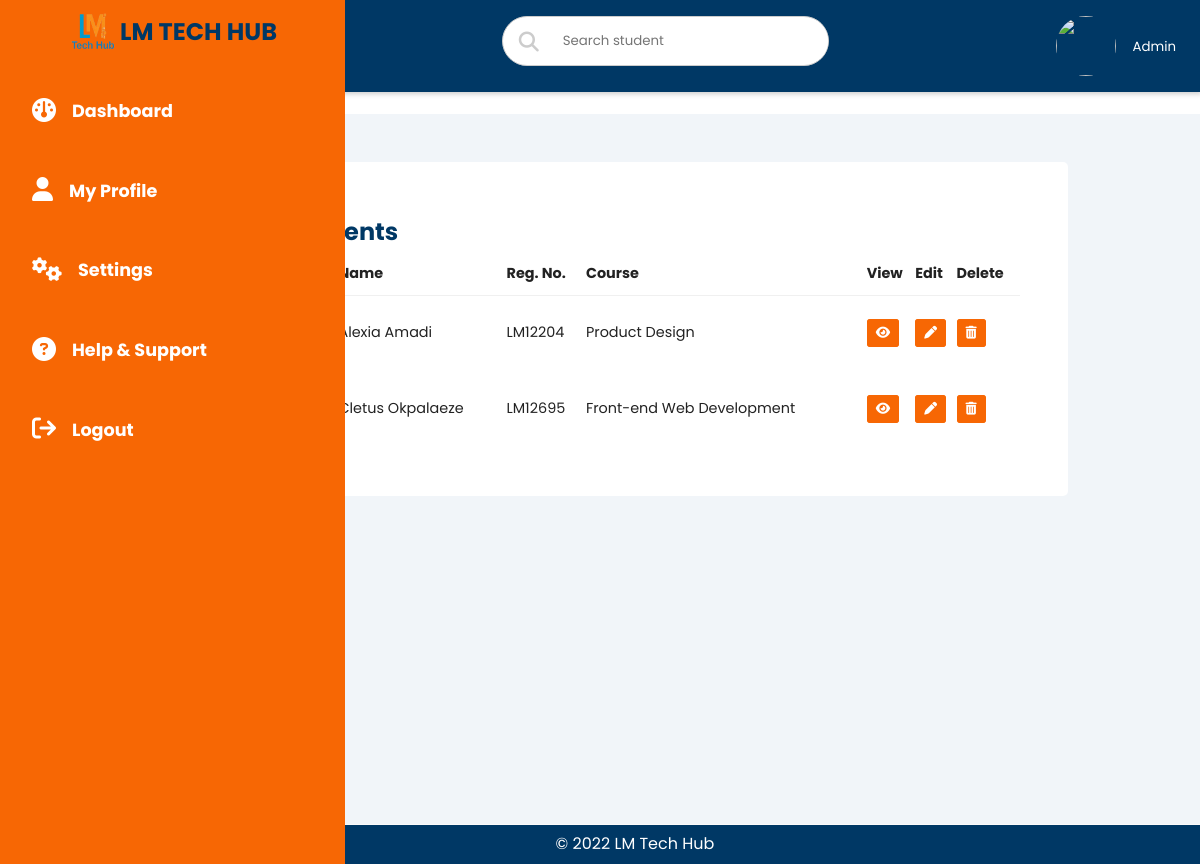
Page /users/admin/student.php on the committed database.
### tables this page shows
CREATE TABLE `studentdata` (
  `id` int(11) NOT NULL,
  `passport` varchar(120) NOT NULL,
  `fname` varchar(150) NOT NULL,
  `dob` date NOT NULL,
  `gender` varchar(20) NOT NULL,
  `phone` varchar(70) NOT NULL,
  `address` varchar(150) NOT NULL,
  `state` varchar(50) NOT NULL,
  `course` varchar(80) NOT NULL,
  `bio` varchar(1000) NOT NULL,
  `email` varchar(90) NOT NULL,
  `pword` varchar(250) NOT NULL,
  `regnum` varchar(70) NOT NULL,
  `status` varchar(80) NOT NULL,
  `quizscore` varchar(50) NOT NULL,
  `updated_at` timestamp NOT NULL DEFAULT current_timestamp() ON UPDATE current_timestamp()
);

### users/admin/student.php (the view, shortened to what this page needs)
<?php
include('../inc/connection.php');
$conn = new mysqli ($host, $user, $pwd, $database);
$query2  = "SELECT * FROM studentdata WHERE regnum !='' ORDER BY fname ASC";
  $result2 = $conn->query($query2);
  if($result2->num_rows == 0){
    echo "Data not found";
  } else{
   ?>
    <?php
      include('nav.php');
    ?>
    <main>
      <div class="rec">
        <div class="card-header">
          <h2>All Students</h2>
        </div>
        <div class="table-responsive">
          <table>
            <thead>
              <tr>
                <td>Passport</td>
                <td>Name</td>
                <td>Reg. No.</td>
                <td>Course</td>
                <td>View</td>
                <td>Edit</td>
                <td>Delete</td>
              </tr>
            </thead>
            <tbody>
              <?php
              while($row = $result2 -> fetch_array()){
                echo "<tr>";
                echo "<td>". "<img src = ".'../'.$row['passport']." class = 'pic'/>"."</td>";
                echo "<td>".$row['fname']."</td>";
                echo "<td>".$row['regnum']."</td>";
                echo "<td>".$row['course']."</td>";
                echo "<td>". '<a href="studentprofile.php?id='.$row['id']. '"class="btn" > <i class="fa-solid fa-eye"></i></a>'."</td>";
                echo "<td>". '<a href="editstudent.php?id='.$row['id'].'"class="btn"> <i class="fa-solid fa-pen"></i></a>'."</td>";
                echo "<td>". '<a href="deletestudent.php?id='.$row['id']. ' "class="btn" onclick="return confirm(`Are you sure want to delete this record?`)" > <i class="fa-solid fa-trash-can"></i></a>'."</td>";
                echo "</tr>";
              }
              }
              ?>
            </tbody>
          </table>
        </div>
    </main>
  <section class="copyright">
    <p class="copy">&copy; 2022 LM Tech Hub</p>
  </section>
</body>
</html>

### css/dashboard.css (style rules this page uses)
:root, :root.pry { --main-color: #f76704; --color-dark: #003865; --text-grey: #8390a2; }
* { margin: 0; padding: 0; box-sizing: border-box; list-style: none; text-decoration: none; font-family: "Poppins", sans-serif; }
main { margin-top: 85px; padding: 2rem 1.5rem; background: #f1f5f9; min-height: calc(100vh - 90px); }
.rec { display: grid; background-color: #fff; grid-template-columns: 100%; margin: 1rem 10%; border-radius: 5px; padding: 3rem; }
.card-header h2 { color: var(--color-dark); }
.btn, .contact button, .inquire button, .card-header button { background: var(--main-color); border-radius: 3px; border: 1px solid var(--main-color); color: #fff; font-size: 0.8rem; padding: 0.3rem 0.5rem; text-decoration: none; }
table { border-collapse: collapse; width: 100%; }
thead tr { border-bottom: 1px solid #f0f0f0; }
thead td { font-weight: 700; }
td { padding: 0.5rem 0rem; font-size: 0.9rem; color: #222; }
.table-responsive { width: 100%; overflow-x: auto; }
.copyright { width: 100%; margin: auto; text-align: center; border-top: 1px solid #fafafa; background-color: var(--color-dark); padding: 5px 0; }
.copy { color: #fff; font-weight: medium; }

### css/carousel.css (style rules this page uses)
* { box-sizing:border-box }

### css/form.css (style rules this page uses)
:root, :root.pry { --main-color: #f76704; --color-dark: #003865; --text-grey: #8390a2; }
* { box-sizing: border-box; margin: 0; padding: 0; }
body { font-family: "Poppins", sans-serif; line-height: 1.8; }
a { text-decoration: none; color: var(--main-color); font-weight: bold; }

### rows in the picture
studentdata: fname "Alexia Amadi", regnum "LM12204", course "Product Design"
studentdata: fname "Cletus Okpalaeze", regnum "LM12695", course "Front-end Web Development"
